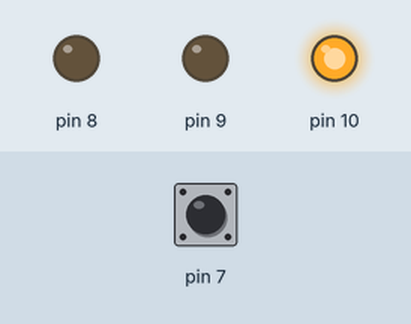
Simulated run of this sketch. Board: Arduino Uno, built with avr-gcc and run on an emulated ATmega328P. Parts: output pins drawn as LEDs (lit = HIGH). Dashed ring = blinking. The test bench sets the inputs (shaded band); at power-on: pin 7 HIGH.

Above: at 1.8 s.
1.9 s: pin 7 pulled LOW for 3.2 s
At 2.3 s:
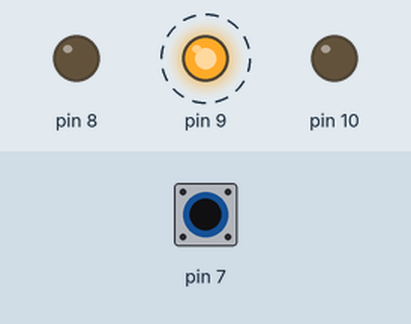
6.6 s: pin 7 pulled LOW for 0.15 s
At 7.0 s:
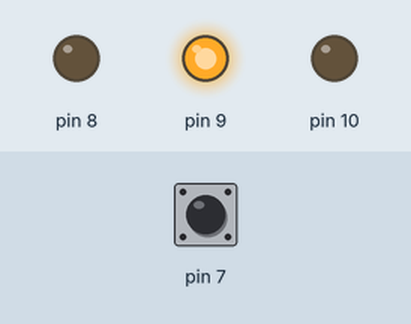
8.2 s: pin 7 pulled LOW for 1 s
At 9.5 s:
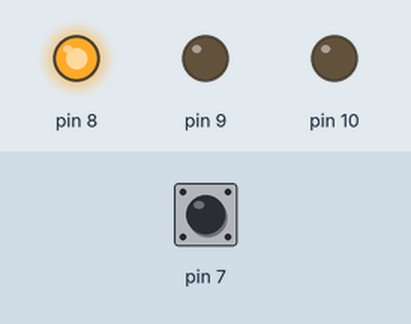
Timing chart, 0 to 11.2 s (numbered marks = the images above; inputs shaded):
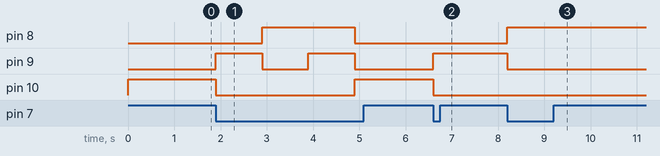

The sketch:

sygnalizacja.ino
```cpp
void setup() {
  pinMode(8, OUTPUT);
  pinMode(9, OUTPUT);
  pinMode(10, OUTPUT);
  pinMode(7, INPUT_PULLUP);

  digitalWrite(10, LOW);
  digitalWrite(9, LOW);
  digitalWrite(8, LOW);
}

void loop() {
  digitalWrite(10, HIGH);
  digitalWrite(9, LOW);
  digitalWrite(8, LOW);
  delay(1000);
  while (digitalRead(7) == HIGH) {}

  digitalWrite(10, LOW);
  digitalWrite(9, HIGH);
  digitalWrite(8, LOW);
  delay(1000);
  while (digitalRead(7) == HIGH) {}

  digitalWrite(10, LOW);
  digitalWrite(9, LOW);
  digitalWrite(8, HIGH);
  delay(1000);
  while (digitalRead(7) == HIGH) {}

  digitalWrite(10, LOW);
  digitalWrite(9, HIGH);
  digitalWrite(8, HIGH);
  delay(1000);
  while (digitalRead(7) == HIGH) {}
}
```

Measured:
- after the input at 1.9 s, pin 8: LOW → HIGH after 1.0 s, → LOW 2.0 s later; pin 9: alternates HIGH for 1.0 s and LOW for 1.0 s, starting at once; pin 10: HIGH → LOW at once, → HIGH 3.0 s later
- after the input at 6.6 s, pin 9: LOW → HIGH at once; pin 10: HIGH → LOW at once
- after the input at 8.2 s, pin 8: LOW → HIGH at once; pin 9: HIGH → LOW at once
